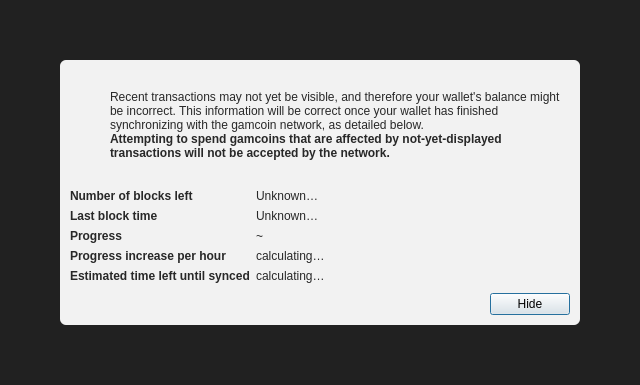
<?xml version="1.0" encoding="UTF-8"?>
<ui version="4.0">
 <class>ModalOverlay</class>
 <widget class="QWidget" name="ModalOverlay">
  <property name="geometry">
   <rect>
    <x>0</x>
    <y>0</y>
    <width>640</width>
    <height>385</height>
   </rect>
  </property>
  <property name="windowTitle">
   <string>Form</string>
  </property>
  <layout class="QVBoxLayout" name="verticalLayout" stretch="0">
   <property name="sizeConstraint">
    <enum>QLayout::SetDefaultConstraint</enum>
   </property>
   <property name="leftMargin">
    <number>0</number>
   </property>
   <property name="topMargin">
    <number>0</number>
   </property>
   <property name="rightMargin">
    <number>0</number>
   </property>
   <property name="bottomMargin">
    <number>0</number>
   </property>
   <item>
    <widget class="QWidget" name="bgWidget" native="true">
     <property name="styleSheet">
      <string notr="true">#bgWidget { background: rgba(0,0,0,220); }</string>
     </property>
     <layout class="QVBoxLayout" name="verticalLayoutMain" stretch="1">
      <property name="leftMargin">
       <number>60</number>
      </property>
      <property name="topMargin">
       <number>60</number>
      </property>
      <property name="rightMargin">
       <number>60</number>
      </property>
      <property name="bottomMargin">
       <number>60</number>
      </property>
      <item>
       <widget class="QWidget" name="contentWidget" native="true">
        <property name="styleSheet">
         <string notr="true">#contentWidget { background: rgba(255,255,255,240); border-radius: 6px; }

QLabel { color: rgb(40,40,40);  }</string>
        </property>
        <layout class="QVBoxLayout" name="verticalLayoutSub" stretch="1,0,0,0">
         <property name="spacing">
          <number>0</number>
         </property>
         <property name="leftMargin">
          <number>10</number>
         </property>
         <property name="topMargin">
          <number>10</number>
         </property>
         <property name="rightMargin">
          <number>10</number>
         </property>
         <property name="bottomMargin">
          <number>10</number>
         </property>
         <item>
          <layout class="QHBoxLayout" name="horizontalLayoutIconText" stretch="0,1">
           <property name="topMargin">
            <number>20</number>
           </property>
           <item>
            <layout class="QVBoxLayout" name="verticalLayoutIcon">
             <property name="leftMargin">
              <number>0</number>
             </property>
             <item>
              <widget class="QPushButton" name="warningIcon">
               <property name="enabled">
                <bool>false</bool>
               </property>
               <property name="text">
                <string/>
               </property>
               <property name="icon">
                <iconset>
                 <normaloff>:/icons/warning</normaloff>
                 <disabledoff>:/icons/warning</disabledoff>:/icons/warning</iconset>
               </property>
               <property name="iconSize">
                <size>
                 <width>48</width>
                 <height>48</height>
                </size>
               </property>
               <property name="flat">
                <bool>true</bool>
               </property>
              </widget>
             </item>
             <item>
              <spacer name="verticalSpacerWarningIcon">
               <property name="orientation">
                <enum>Qt::Vertical</enum>
               </property>
               <property name="sizeHint" stdset="0">
                <size>
                 <width>20</width>
                 <height>40</height>
                </size>
               </property>
              </spacer>
             </item>
            </layout>
           </item>
           <item>
            <layout class="QVBoxLayout" name="verticalLayoutInfoText">
             <property name="leftMargin">
              <number>0</number>
             </property>
             <property name="topMargin">
              <number>0</number>
             </property>
             <item>
              <widget class="QLabel" name="infoText">
               <property name="text">
                <string>Recent transactions may not yet be visible, and therefore your wallet's balance might be incorrect. This information will be correct once your wallet has finished synchronizing with the gamcoin network, as detailed below.</string>
               </property>
               <property name="textFormat">
                <enum>Qt::RichText</enum>
               </property>
               <property name="wordWrap">
                <bool>true</bool>
               </property>
              </widget>
             </item>
             <item>
              <widget class="QLabel" name="infoTextStrong">
               <property name="font">
                <font>
                 <weight>75</weight>
                 <bold>true</bold>
                </font>
               </property>
               <property name="text">
                <string>Attempting to spend gamcoins that are affected by not-yet-displayed transactions will not be accepted by the network.</string>
               </property>
               <property name="textFormat">
                <enum>Qt::RichText</enum>
               </property>
               <property name="wordWrap">
                <bool>true</bool>
               </property>
              </widget>
             </item>
             <item>
              <spacer name="verticalSpacerInTextSpace">
               <property name="orientation">
                <enum>Qt::Vertical</enum>
               </property>
               <property name="sizeHint" stdset="0">
                <size>
                 <width>20</width>
                 <height>40</height>
                </size>
               </property>
              </spacer>
             </item>
            </layout>
           </item>
          </layout>
         </item>
         <item>
          <spacer name="verticalSpacerAfterText">
           <property name="orientation">
            <enum>Qt::Vertical</enum>
           </property>
           <property name="sizeHint" stdset="0">
            <size>
             <width>20</width>
             <height>40</height>
            </size>
           </property>
          </spacer>
         </item>
         <item>
          <layout class="QFormLayout" name="formLayout">
           <property name="fieldGrowthPolicy">
            <enum>QFormLayout::FieldsStayAtSizeHint</enum>
           </property>
           <property name="horizontalSpacing">
            <number>6</number>
           </property>
           <property name="verticalSpacing">
            <number>6</number>
           </property>
           <property name="topMargin">
            <number>10</number>
           </property>
           <item row="0" column="0">
            <widget class="QLabel" name="labelNumberOfBlocksLeft">
             <property name="font">
              <font>
               <weight>75</weight>
               <bold>true</bold>
              </font>
             </property>
             <property name="text">
              <string>Number of blocks left</string>
             </property>
            </widget>
           </item>
           <item row="0" column="1">
            <widget class="QLabel" name="numberOfBlocksLeft">
             <property name="text">
              <string>Unknown…</string>
             </property>
            </widget>
           </item>
           <item row="1" column="0">
            <widget class="QLabel" name="labelLastBlockTime">
             <property name="font">
              <font>
               <weight>75</weight>
               <bold>true</bold>
              </font>
             </property>
             <property name="text">
              <string>Last block time</string>
             </property>
            </widget>
           </item>
           <item row="1" column="1">
            <widget class="QLabel" name="newestBlockDate">
             <property name="sizePolicy">
              <sizepolicy hsizetype="Maximum" vsizetype="Preferred">
               <horstretch>0</horstretch>
               <verstretch>0</verstretch>
              </sizepolicy>
             </property>
             <property name="text">
              <string>Unknown…</string>
             </property>
            </widget>
           </item>
           <item row="2" column="0">
            <widget class="QLabel" name="labelSyncDone">
             <property name="font">
              <font>
               <weight>75</weight>
               <bold>true</bold>
              </font>
             </property>
             <property name="text">
              <string>Progress</string>
             </property>
            </widget>
           </item>
           <item row="2" column="1">
            <layout class="QHBoxLayout" name="horizontalLayoutSync" stretch="0,1">
             <item>
              <widget class="QLabel" name="percentageProgress">
               <property name="text">
                <string notr="true">~</string>
               </property>
              </widget>
             </item>
            </layout>
           </item>
           <item row="4" column="0">
            <widget class="QLabel" name="labelProgressIncrease">
             <property name="font">
              <font>
               <weight>75</weight>
               <bold>true</bold>
              </font>
             </property>
             <property name="text">
              <string>Progress increase per hour</string>
             </property>
            </widget>
           </item>
           <item row="4" column="1">
            <widget class="QLabel" name="progressIncreasePerH">
             <property name="text">
              <string>calculating…</string>
             </property>
            </widget>
           </item>
           <item row="5" column="0">
            <widget class="QLabel" name="labelEstimatedTimeLeft">
             <property name="font">
              <font>
               <weight>75</weight>
               <bold>true</bold>
              </font>
             </property>
             <property name="text">
              <string>Estimated time left until synced</string>
             </property>
            </widget>
           </item>
           <item row="5" column="1">
            <widget class="QLabel" name="expectedTimeLeft">
             <property name="text">
              <string>calculating…</string>
             </property>
            </widget>
           </item>
          </layout>
         </item>
         <item>
          <layout class="QHBoxLayout" name="horizontalLayoutButtons">
           <property name="leftMargin">
            <number>10</number>
           </property>
           <property name="topMargin">
            <number>10</number>
           </property>
           <item>
            <spacer name="horizontalSpacer">
             <property name="orientation">
              <enum>Qt::Horizontal</enum>
             </property>
             <property name="sizeHint" stdset="0">
              <size>
               <width>40</width>
               <height>20</height>
              </size>
             </property>
            </spacer>
           </item>
           <item>
            <widget class="QPushButton" name="closeButton">
             <property name="text">
              <string>Hide</string>
             </property>
             <property name="shortcut">
              <string>Esc</string>
             </property>
             <property name="focusPolicy">
              <enum>Qt::StrongFocus</enum>
             </property>
             <property name="default">
              <bool>true</bool>
             </property>
            </widget>
           </item>
          </layout>
         </item>
        </layout>
       </widget>
      </item>
     </layout>
    </widget>
   </item>
  </layout>
 </widget>
 <resources/>
 <connections/>
</ui>
